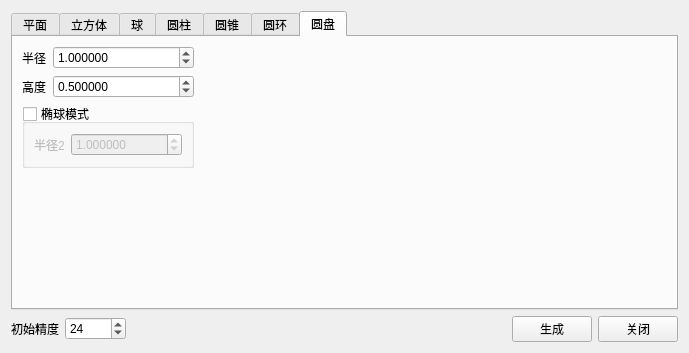
<?xml version="1.0" encoding="UTF-8"?>
<ui version="4.0">
 <class>PrimitiveFactoryDlg</class>
 <widget class="QDialog" name="PrimitiveFactoryDlg">
  <property name="geometry">
   <rect>
    <x>0</x>
    <y>0</y>
    <width>689</width>
    <height>353</height>
   </rect>
  </property>
  <property name="windowTitle">
   <string>原始图形</string>
  </property>
  <layout class="QVBoxLayout" name="verticalLayout_6">
   <item>
    <widget class="QTabWidget" name="tabWidget">
     <property name="currentIndex">
      <number>6</number>
     </property>
     <widget class="QWidget" name="planeTab">
      <attribute name="icon">
       <iconset resource="../icones.qrc">
        <normaloff>:/CC/images/primPlane.gif</normaloff>:/CC/images/primPlane.gif</iconset>
      </attribute>
      <attribute name="title">
       <string>平面</string>
      </attribute>
      <layout class="QGridLayout" name="gridLayout">
       <item row="0" column="0">
        <layout class="QFormLayout" name="formLayout">
         <item row="0" column="0">
          <widget class="QLabel" name="label">
           <property name="text">
            <string notr="true">dx</string>
           </property>
          </widget>
         </item>
         <item row="0" column="1">
          <widget class="QDoubleSpinBox" name="planeWidthDoubleSpinBox">
           <property name="decimals">
            <number>6</number>
           </property>
           <property name="minimum">
            <double>0.000001000000000</double>
           </property>
           <property name="maximum">
            <double>100000000.000000000000000</double>
           </property>
           <property name="value">
            <double>1.000000000000000</double>
           </property>
          </widget>
         </item>
         <item row="1" column="0">
          <widget class="QLabel" name="label_2">
           <property name="text">
            <string notr="true">dy</string>
           </property>
          </widget>
         </item>
         <item row="1" column="1">
          <widget class="QDoubleSpinBox" name="planeHeightDoubleSpinBox">
           <property name="decimals">
            <number>6</number>
           </property>
           <property name="minimum">
            <double>0.000001000000000</double>
           </property>
           <property name="maximum">
            <double>100000000.000000000000000</double>
           </property>
           <property name="value">
            <double>1.000000000000000</double>
           </property>
          </widget>
         </item>
        </layout>
       </item>
       <item row="0" column="1">
        <spacer name="horizontalSpacer">
         <property name="orientation">
          <enum>Qt::Horizontal</enum>
         </property>
         <property name="sizeHint" stdset="0">
          <size>
           <width>333</width>
           <height>20</height>
          </size>
         </property>
        </spacer>
       </item>
       <item row="1" column="0">
        <spacer name="verticalSpacer">
         <property name="orientation">
          <enum>Qt::Vertical</enum>
         </property>
         <property name="sizeHint" stdset="0">
          <size>
           <width>20</width>
           <height>111</height>
          </size>
         </property>
        </spacer>
       </item>
      </layout>
     </widget>
     <widget class="QWidget" name="boxTab">
      <attribute name="icon">
       <iconset resource="../icones.qrc">
        <normaloff>:/CC/images/primBox.gif</normaloff>:/CC/images/primBox.gif</iconset>
      </attribute>
      <attribute name="title">
       <string>立方体</string>
      </attribute>
      <layout class="QGridLayout" name="gridLayout_2">
       <item row="0" column="0">
        <layout class="QFormLayout" name="formLayout_2">
         <item row="0" column="0">
          <widget class="QLabel" name="label_3">
           <property name="text">
            <string notr="true">dx</string>
           </property>
          </widget>
         </item>
         <item row="0" column="1">
          <widget class="QDoubleSpinBox" name="boxDxDoubleSpinBox">
           <property name="decimals">
            <number>6</number>
           </property>
           <property name="minimum">
            <double>0.000001000000000</double>
           </property>
           <property name="maximum">
            <double>100000000.000000000000000</double>
           </property>
           <property name="value">
            <double>1.000000000000000</double>
           </property>
          </widget>
         </item>
         <item row="1" column="0">
          <widget class="QLabel" name="label_4">
           <property name="text">
            <string notr="true">dy</string>
           </property>
          </widget>
         </item>
         <item row="1" column="1">
          <widget class="QDoubleSpinBox" name="boxDyDoubleSpinBox">
           <property name="decimals">
            <number>6</number>
           </property>
           <property name="minimum">
            <double>0.000001000000000</double>
           </property>
           <property name="maximum">
            <double>100000000.000000000000000</double>
           </property>
           <property name="value">
            <double>1.000000000000000</double>
           </property>
          </widget>
         </item>
         <item row="2" column="0">
          <widget class="QLabel" name="label_5">
           <property name="text">
            <string notr="true">dz</string>
           </property>
          </widget>
         </item>
         <item row="2" column="1">
          <widget class="QDoubleSpinBox" name="boxDzDoubleSpinBox">
           <property name="decimals">
            <number>6</number>
           </property>
           <property name="minimum">
            <double>0.000001000000000</double>
           </property>
           <property name="maximum">
            <double>100000000.000000000000000</double>
           </property>
           <property name="value">
            <double>1.000000000000000</double>
           </property>
          </widget>
         </item>
        </layout>
       </item>
       <item row="0" column="1">
        <spacer name="horizontalSpacer_2">
         <property name="orientation">
          <enum>Qt::Horizontal</enum>
         </property>
         <property name="sizeHint" stdset="0">
          <size>
           <width>334</width>
           <height>20</height>
          </size>
         </property>
        </spacer>
       </item>
       <item row="1" column="0">
        <spacer name="verticalSpacer_2">
         <property name="orientation">
          <enum>Qt::Vertical</enum>
         </property>
         <property name="sizeHint" stdset="0">
          <size>
           <width>20</width>
           <height>85</height>
          </size>
         </property>
        </spacer>
       </item>
      </layout>
     </widget>
     <widget class="QWidget" name="sphereTab">
      <attribute name="icon">
       <iconset resource="../icones.qrc">
        <normaloff>:/CC/images/primSphere.gif</normaloff>:/CC/images/primSphere.gif</iconset>
      </attribute>
      <attribute name="title">
       <string>球</string>
      </attribute>
      <layout class="QGridLayout" name="gridLayout_3">
       <item row="0" column="0">
        <layout class="QHBoxLayout" name="horizontalLayout">
         <item>
          <widget class="QLabel" name="label_6">
           <property name="text">
            <string>半径</string>
           </property>
          </widget>
         </item>
         <item>
          <widget class="QDoubleSpinBox" name="sphereRadiusDoubleSpinBox">
           <property name="decimals">
            <number>6</number>
           </property>
           <property name="minimum">
            <double>0.000001000000000</double>
           </property>
           <property name="maximum">
            <double>100000000.000000000000000</double>
           </property>
           <property name="value">
            <double>2.000000000000000</double>
           </property>
          </widget>
         </item>
        </layout>
       </item>
       <item row="0" column="1">
        <spacer name="horizontalSpacer_3">
         <property name="orientation">
          <enum>Qt::Horizontal</enum>
         </property>
         <property name="sizeHint" stdset="0">
          <size>
           <width>317</width>
           <height>20</height>
          </size>
         </property>
        </spacer>
       </item>
       <item row="3" column="0">
        <spacer name="verticalSpacer_3">
         <property name="orientation">
          <enum>Qt::Vertical</enum>
         </property>
         <property name="sizeHint" stdset="0">
          <size>
           <width>20</width>
           <height>136</height>
          </size>
         </property>
        </spacer>
       </item>
       <item row="1" column="0">
        <widget class="QGroupBox" name="groupBox">
         <property name="title">
          <string>位置</string>
         </property>
         <layout class="QGridLayout" name="gridLayout_7">
          <item row="2" column="0">
           <widget class="QLabel" name="label_21">
            <property name="text">
             <string notr="true">y</string>
            </property>
           </widget>
          </item>
          <item row="1" column="1">
           <widget class="QDoubleSpinBox" name="spherePosXDoubleSpinBox">
            <property name="decimals">
             <number>6</number>
            </property>
            <property name="minimum">
             <double>-1000000000.000000000000000</double>
            </property>
            <property name="maximum">
             <double>1000000000.000000000000000</double>
            </property>
           </widget>
          </item>
          <item row="2" column="1">
           <widget class="QDoubleSpinBox" name="spherePosYDoubleSpinBox">
            <property name="decimals">
             <number>6</number>
            </property>
            <property name="minimum">
             <double>-1000000000.000000000000000</double>
            </property>
            <property name="maximum">
             <double>1000000000.000000000000000</double>
            </property>
           </widget>
          </item>
          <item row="3" column="1">
           <widget class="QDoubleSpinBox" name="spherePosZDoubleSpinBox">
            <property name="decimals">
             <number>6</number>
            </property>
            <property name="minimum">
             <double>-1000000000.000000000000000</double>
            </property>
            <property name="maximum">
             <double>1000000000.000000000000000</double>
            </property>
           </widget>
          </item>
          <item row="3" column="0">
           <widget class="QLabel" name="label_22">
            <property name="text">
             <string notr="true">z</string>
            </property>
           </widget>
          </item>
          <item row="1" column="0">
           <widget class="QLabel" name="label_20">
            <property name="text">
             <string notr="true">x</string>
            </property>
           </widget>
          </item>
          <item row="5" column="0" colspan="2">
           <layout class="QHBoxLayout" name="horizontalLayout_3">
            <property name="topMargin">
             <number>0</number>
            </property>
            <property name="rightMargin">
             <number>0</number>
            </property>
            <item>
             <widget class="QPushButton" name="spherePosToOriginButton">
              <property name="toolTip">
               <string>Set position to origin</string>
              </property>
              <property name="text">
               <string>清除</string>
              </property>
             </widget>
            </item>
            <item>
             <widget class="QPushButton" name="spherePosFromClipboardButton">
              <property name="toolTip">
               <string>Try to interpret clipboard contents as position (&quot;x y z&quot;)</string>
              </property>
              <property name="text">
               <string>剪切板</string>
              </property>
             </widget>
            </item>
           </layout>
          </item>
         </layout>
        </widget>
       </item>
      </layout>
     </widget>
     <widget class="QWidget" name="cylTab">
      <attribute name="icon">
       <iconset resource="../icones.qrc">
        <normaloff>:/CC/images/primCylinder.gif</normaloff>:/CC/images/primCylinder.gif</iconset>
      </attribute>
      <attribute name="title">
       <string>圆柱</string>
      </attribute>
      <layout class="QGridLayout" name="gridLayout_6">
       <item row="0" column="0">
        <layout class="QFormLayout" name="formLayout_6">
         <item row="0" column="0">
          <widget class="QLabel" name="label_7">
           <property name="text">
            <string>半径</string>
           </property>
          </widget>
         </item>
         <item row="0" column="1">
          <widget class="QDoubleSpinBox" name="cylRadiusDoubleSpinBox">
           <property name="decimals">
            <number>6</number>
           </property>
           <property name="minimum">
            <double>0.000001000000000</double>
           </property>
           <property name="maximum">
            <double>100000000.000000000000000</double>
           </property>
           <property name="value">
            <double>2.000000000000000</double>
           </property>
          </widget>
         </item>
         <item row="1" column="0">
          <widget class="QLabel" name="label_8">
           <property name="text">
            <string>高度</string>
           </property>
          </widget>
         </item>
         <item row="1" column="1">
          <widget class="QDoubleSpinBox" name="cylHeightDoubleSpinBox">
           <property name="decimals">
            <number>6</number>
           </property>
           <property name="minimum">
            <double>0.000001000000000</double>
           </property>
           <property name="maximum">
            <double>100000000.000000000000000</double>
           </property>
           <property name="value">
            <double>5.000000000000000</double>
           </property>
          </widget>
         </item>
        </layout>
       </item>
       <item row="0" column="1">
        <spacer name="horizontalSpacer_6">
         <property name="orientation">
          <enum>Qt::Horizontal</enum>
         </property>
         <property name="sizeHint" stdset="0">
          <size>
           <width>316</width>
           <height>20</height>
          </size>
         </property>
        </spacer>
       </item>
       <item row="1" column="0">
        <spacer name="verticalSpacer_6">
         <property name="orientation">
          <enum>Qt::Vertical</enum>
         </property>
         <property name="sizeHint" stdset="0">
          <size>
           <width>20</width>
           <height>111</height>
          </size>
         </property>
        </spacer>
       </item>
      </layout>
     </widget>
     <widget class="QWidget" name="coneTab">
      <attribute name="icon">
       <iconset resource="../icones.qrc">
        <normaloff>:/CC/images/primCone.gif</normaloff>:/CC/images/primCone.gif</iconset>
      </attribute>
      <attribute name="title">
       <string>圆锥</string>
      </attribute>
      <layout class="QGridLayout" name="gridLayout_4">
       <item row="0" column="0">
        <layout class="QVBoxLayout" name="verticalLayout">
         <item>
          <layout class="QFormLayout" name="formLayout_4">
           <item row="0" column="0">
            <widget class="QLabel" name="label_10">
             <property name="text">
              <string>顶半径</string>
             </property>
            </widget>
           </item>
           <item row="0" column="1">
            <widget class="QDoubleSpinBox" name="coneTopRadiusDoubleSpinBox">
             <property name="decimals">
              <number>6</number>
             </property>
             <property name="minimum">
              <double>0.000000000000000</double>
             </property>
             <property name="maximum">
              <double>100000000.000000000000000</double>
             </property>
             <property name="value">
              <double>0.000000000000000</double>
             </property>
            </widget>
           </item>
           <item row="1" column="0">
            <widget class="QLabel" name="label_9">
             <property name="text">
              <string>底半径</string>
             </property>
            </widget>
           </item>
           <item row="1" column="1">
            <widget class="QDoubleSpinBox" name="coneBottomRadiusDoubleSpinBox">
             <property name="decimals">
              <number>6</number>
             </property>
             <property name="minimum">
              <double>0.000000000000000</double>
             </property>
             <property name="maximum">
              <double>100000000.000000000000000</double>
             </property>
             <property name="value">
              <double>2.000000000000000</double>
             </property>
            </widget>
           </item>
           <item row="2" column="0">
            <widget class="QLabel" name="label_11">
             <property name="text">
              <string>高度</string>
             </property>
            </widget>
           </item>
           <item row="2" column="1">
            <widget class="QDoubleSpinBox" name="coneHeightDoubleSpinBox">
             <property name="decimals">
              <number>6</number>
             </property>
             <property name="minimum">
              <double>0.000001000000000</double>
             </property>
             <property name="maximum">
              <double>100000000.000000000000000</double>
             </property>
             <property name="value">
              <double>3.000000000000000</double>
             </property>
            </widget>
           </item>
          </layout>
         </item>
         <item>
          <widget class="QGroupBox" name="snoutGroupBox">
           <property name="title">
            <string>鼻部模式</string>
           </property>
           <property name="checkable">
            <bool>true</bool>
           </property>
           <property name="checked">
            <bool>false</bool>
           </property>
           <layout class="QFormLayout" name="formLayout_3">
            <item row="0" column="0">
             <widget class="QLabel" name="label_12">
              <property name="toolTip">
               <string>displacement of axes along X-axis</string>
              </property>
              <property name="statusTip">
               <string>displacement of axes along X-axis</string>
              </property>
              <property name="text">
               <string>x偏移</string>
              </property>
             </widget>
            </item>
            <item row="0" column="1">
             <widget class="QDoubleSpinBox" name="coneXOffsetDoubleSpinBox">
              <property name="decimals">
               <number>6</number>
              </property>
              <property name="minimum">
               <double>0.000000000000000</double>
              </property>
              <property name="maximum">
               <double>100000000.000000000000000</double>
              </property>
              <property name="value">
               <double>0.000000000000000</double>
              </property>
             </widget>
            </item>
            <item row="1" column="0">
             <widget class="QLabel" name="label_13">
              <property name="toolTip">
               <string>displacement of axes along Y-axis</string>
              </property>
              <property name="statusTip">
               <string>displacement of axes along Y-axis</string>
              </property>
              <property name="text">
               <string>y偏移</string>
              </property>
             </widget>
            </item>
            <item row="1" column="1">
             <widget class="QDoubleSpinBox" name="coneYOffsetDoubleSpinBox">
              <property name="decimals">
               <number>6</number>
              </property>
              <property name="minimum">
               <double>0.000000000000000</double>
              </property>
              <property name="maximum">
               <double>100000000.000000000000000</double>
              </property>
              <property name="value">
               <double>0.000000000000000</double>
              </property>
             </widget>
            </item>
           </layout>
          </widget>
         </item>
        </layout>
       </item>
       <item row="0" column="1">
        <spacer name="horizontalSpacer_4">
         <property name="orientation">
          <enum>Qt::Horizontal</enum>
         </property>
         <property name="sizeHint" stdset="0">
          <size>
           <width>278</width>
           <height>20</height>
          </size>
         </property>
        </spacer>
       </item>
       <item row="1" column="0">
        <spacer name="verticalSpacer_4">
         <property name="orientation">
          <enum>Qt::Vertical</enum>
         </property>
         <property name="sizeHint" stdset="0">
          <size>
           <width>20</width>
           <height>25</height>
          </size>
         </property>
        </spacer>
       </item>
      </layout>
     </widget>
     <widget class="QWidget" name="torusTab">
      <attribute name="icon">
       <iconset resource="../icones.qrc">
        <normaloff>:/CC/images/primTorus.gif</normaloff>:/CC/images/primTorus.gif</iconset>
      </attribute>
      <attribute name="title">
       <string>圆环</string>
      </attribute>
      <layout class="QGridLayout" name="gridLayout_5">
       <item row="0" column="0">
        <layout class="QVBoxLayout" name="verticalLayout_2">
         <item>
          <layout class="QFormLayout" name="formLayout_5">
           <item row="0" column="0">
            <widget class="QLabel" name="label_14">
             <property name="text">
              <string>内径</string>
             </property>
            </widget>
           </item>
           <item row="0" column="1">
            <widget class="QDoubleSpinBox" name="torusInsideRadiusDoubleSpinBox">
             <property name="decimals">
              <number>6</number>
             </property>
             <property name="minimum">
              <double>0.000001000000000</double>
             </property>
             <property name="maximum">
              <double>100000000.000000000000000</double>
             </property>
             <property name="value">
              <double>1.000000000000000</double>
             </property>
            </widget>
           </item>
           <item row="1" column="0">
            <widget class="QLabel" name="label_15">
             <property name="text">
              <string>外径</string>
             </property>
            </widget>
           </item>
           <item row="1" column="1">
            <widget class="QDoubleSpinBox" name="torusOutsideRadiusDoubleSpinBox">
             <property name="decimals">
              <number>6</number>
             </property>
             <property name="minimum">
              <double>0.000001000000000</double>
             </property>
             <property name="maximum">
              <double>100000000.000000000000000</double>
             </property>
             <property name="value">
              <double>1.500000000000000</double>
             </property>
            </widget>
           </item>
           <item row="2" column="0">
            <widget class="QLabel" name="label_16">
             <property name="text">
              <string>角度(度)</string>
             </property>
            </widget>
           </item>
           <item row="2" column="1">
            <widget class="QDoubleSpinBox" name="torusAngleDoubleSpinBox">
             <property name="decimals">
              <number>6</number>
             </property>
             <property name="minimum">
              <double>0.000001000000000</double>
             </property>
             <property name="maximum">
              <double>360.000000000000000</double>
             </property>
             <property name="value">
              <double>360.000000000000000</double>
             </property>
            </widget>
           </item>
          </layout>
         </item>
         <item>
          <widget class="QGroupBox" name="torusRectGroupBox">
           <property name="title">
            <string>矩形截面</string>
           </property>
           <property name="checkable">
            <bool>true</bool>
           </property>
           <property name="checked">
            <bool>false</bool>
           </property>
           <layout class="QHBoxLayout" name="horizontalLayout_2">
            <item>
             <widget class="QLabel" name="label_17">
              <property name="text">
               <string>内径</string>
              </property>
             </widget>
            </item>
            <item>
             <widget class="QDoubleSpinBox" name="torusRectSectionHeightDoubleSpinBox">
              <property name="decimals">
               <number>6</number>
              </property>
              <property name="minimum">
               <double>0.000001000000000</double>
              </property>
              <property name="maximum">
               <double>100000000.000000000000000</double>
              </property>
              <property name="value">
               <double>1.000000000000000</double>
              </property>
             </widget>
            </item>
           </layout>
          </widget>
         </item>
        </layout>
       </item>
       <item row="0" column="1">
        <spacer name="horizontalSpacer_5">
         <property name="orientation">
          <enum>Qt::Horizontal</enum>
         </property>
         <property name="sizeHint" stdset="0">
          <size>
           <width>267</width>
           <height>20</height>
          </size>
         </property>
        </spacer>
       </item>
       <item row="1" column="0">
        <spacer name="verticalSpacer_5">
         <property name="orientation">
          <enum>Qt::Vertical</enum>
         </property>
         <property name="sizeHint" stdset="0">
          <size>
           <width>20</width>
           <height>24</height>
          </size>
         </property>
        </spacer>
       </item>
      </layout>
     </widget>
     <widget class="QWidget" name="dishTab">
      <attribute name="icon">
       <iconset resource="../icones.qrc">
        <normaloff>:/CC/images/primDish.gif</normaloff>:/CC/images/primDish.gif</iconset>
      </attribute>
      <attribute name="title">
       <string>圆盘</string>
      </attribute>
      <layout class="QGridLayout" name="gridLayout_13">
       <item row="0" column="0">
        <layout class="QVBoxLayout" name="verticalLayout_5">
         <item>
          <layout class="QFormLayout" name="formLayout_13">
           <item row="0" column="0">
            <widget class="QLabel" name="label_18">
             <property name="text">
              <string>半径</string>
             </property>
            </widget>
           </item>
           <item row="0" column="1">
            <widget class="QDoubleSpinBox" name="dishRadiusDoubleSpinBox">
             <property name="decimals">
              <number>6</number>
             </property>
             <property name="minimum">
              <double>0.000001000000000</double>
             </property>
             <property name="maximum">
              <double>100000000.000000000000000</double>
             </property>
             <property name="value">
              <double>1.000000000000000</double>
             </property>
            </widget>
           </item>
           <item row="1" column="0">
            <widget class="QLabel" name="label_19">
             <property name="text">
              <string>高度</string>
             </property>
            </widget>
           </item>
           <item row="1" column="1">
            <widget class="QDoubleSpinBox" name="dishHeightDoubleSpinBox">
             <property name="decimals">
              <number>6</number>
             </property>
             <property name="minimum">
              <double>0.000001000000000</double>
             </property>
             <property name="maximum">
              <double>100000000.000000000000000</double>
             </property>
             <property name="value">
              <double>0.500000000000000</double>
             </property>
            </widget>
           </item>
          </layout>
         </item>
         <item>
          <widget class="QGroupBox" name="dishEllipsoidGroupBox">
           <property name="title">
            <string>椭球模式</string>
           </property>
           <property name="checkable">
            <bool>true</bool>
           </property>
           <property name="checked">
            <bool>false</bool>
           </property>
           <layout class="QHBoxLayout" name="horizontalLayout_5">
            <item>
             <widget class="QLabel" name="label_39">
              <property name="text">
               <string>半径2</string>
              </property>
             </widget>
            </item>
            <item>
             <widget class="QDoubleSpinBox" name="dishRadius2DoubleSpinBox">
              <property name="decimals">
               <number>6</number>
              </property>
              <property name="minimum">
               <double>0.000001000000000</double>
              </property>
              <property name="maximum">
               <double>100000000.000000000000000</double>
              </property>
              <property name="value">
               <double>1.000000000000000</double>
              </property>
             </widget>
            </item>
           </layout>
          </widget>
         </item>
        </layout>
       </item>
       <item row="0" column="1">
        <spacer name="horizontalSpacer_13">
         <property name="orientation">
          <enum>Qt::Horizontal</enum>
         </property>
         <property name="sizeHint" stdset="0">
          <size>
           <width>288</width>
           <height>20</height>
          </size>
         </property>
        </spacer>
       </item>
       <item row="1" column="0">
        <spacer name="verticalSpacer_13">
         <property name="orientation">
          <enum>Qt::Vertical</enum>
         </property>
         <property name="sizeHint" stdset="0">
          <size>
           <width>20</width>
           <height>50</height>
          </size>
         </property>
        </spacer>
       </item>
      </layout>
     </widget>
    </widget>
   </item>
   <item>
    <layout class="QHBoxLayout" name="horizontalLayout_6">
     <item>
      <widget class="QLabel" name="label_40">
       <property name="text">
        <string>初始精度</string>
       </property>
      </widget>
     </item>
     <item>
      <widget class="QSpinBox" name="precisionSpinBox">
       <property name="minimum">
        <number>4</number>
       </property>
       <property name="maximum">
        <number>65536</number>
       </property>
       <property name="singleStep">
        <number>4</number>
       </property>
       <property name="value">
        <number>24</number>
       </property>
      </widget>
     </item>
     <item>
      <spacer name="horizontalSpacer_14">
       <property name="orientation">
        <enum>Qt::Horizontal</enum>
       </property>
       <property name="sizeHint" stdset="0">
        <size>
         <width>40</width>
         <height>20</height>
        </size>
       </property>
      </spacer>
     </item>
     <item>
      <widget class="QPushButton" name="createPushButton">
       <property name="text">
        <string>生成</string>
       </property>
      </widget>
     </item>
     <item>
      <widget class="QPushButton" name="closePushButton">
       <property name="text">
        <string>关闭</string>
       </property>
      </widget>
     </item>
    </layout>
   </item>
   <item>
    <spacer name="verticalSpacer_14">
     <property name="orientation">
      <enum>Qt::Vertical</enum>
     </property>
     <property name="sizeHint" stdset="0">
      <size>
       <width>20</width>
       <height>2</height>
      </size>
     </property>
    </spacer>
   </item>
  </layout>
 </widget>
 <resources>
  <include location="../icones.qrc"/>
 </resources>
 <connections/>
</ui>
